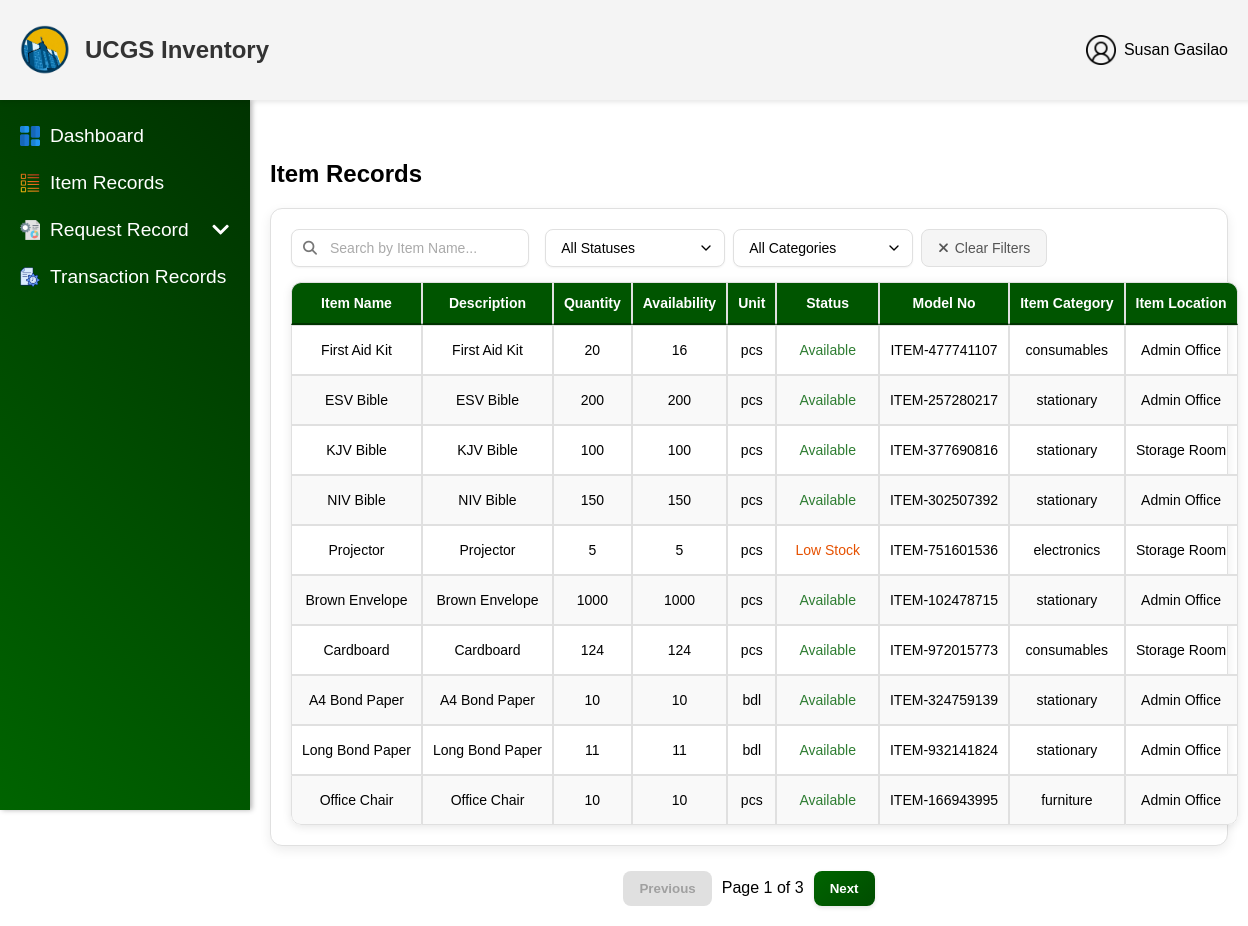
Page /user/UserItemRecords.php (signed in) on the committed database.
### tables this page shows
CREATE TABLE `users` (
  `user_id` int(11) NOT NULL,
  `username` varchar(255) NOT NULL,
  `email` varchar(255) NOT NULL,
  `password` varchar(255) NOT NULL,
  `role` enum('User','Administrator') NOT NULL,
  `ministry` enum('UCM','CWA','CHOIR','PWT','CYF') NOT NULL,
  `status` enum('Active','Deactivated') NOT NULL DEFAULT 'Active',
  `created_at` datetime NOT NULL DEFAULT current_timestamp(),
  `updated_at` datetime DEFAULT NULL ON UPDATE current_timestamp(),
  `deactivation_end` datetime DEFAULT NULL,
  `reset_token` varchar(64) DEFAULT NULL,
  `reset_expires` datetime DEFAULT NULL
);

CREATE TABLE `items` (
  `item_id` int(11) NOT NULL,
  `created_by` int(11) DEFAULT NULL,
  `item_no` varchar(50) NOT NULL,
  `item_name` varchar(255) NOT NULL,
  `description` text DEFAULT NULL,
  `quantity` int(11) NOT NULL,
  `availability` int(11) NOT NULL DEFAULT 0,
  `unit` varchar(10) NOT NULL DEFAULT 'pcs',
  `status` enum('Available','Out of Stock','Low Stock') NOT NULL,
  `model_no` varchar(50) DEFAULT NULL,
  `item_category` varchar(50) NOT NULL DEFAULT '',
  `item_location` varchar(50) DEFAULT NULL,
  `expiration` date DEFAULT NULL,
  `brand` varchar(50) DEFAULT NULL,
  `deleted_at` datetime DEFAULT NULL,
  `last_updated` datetime NOT NULL DEFAULT current_timestamp() ON UPDATE current_timestamp(),
  `created_at` datetime NOT NULL DEFAULT current_timestamp()
);

### user/UserItemRecords.php (the view, shortened to what this page needs)
<?php
include '../config/db_connection.php';
function getCurrentUser($conn) {
    $userId = $_SESSION['user_id'];
    $stmt = $conn->prepare("SELECT username, email FROM users WHERE user_id = ?");
    $stmt->bind_param("i", $userId);
    $stmt->execute();
    $result = $stmt->get_result();
    $user = $result->fetch_assoc();
    return $user ?: ['username' => 'User', 'email' => ''];
}
$currentUser = getCurrentUser($conn);
$accountName = htmlspecialchars($currentUser['username'] ?? 'User');
$searchTerm = $_GET['search'] ?? '';
$itemsPerPage = 10;
$page = isset($_GET['page']) && filter_var($_GET['page'], FILTER_VALIDATE_INT) ? (int)$_GET['page'] : 1;
$page = max($page, 1);
$baseQuery = "FROM items WHERE deleted_at IS NULL";
$params = [];
$types = '';
$totalItemsQuery = "SELECT COUNT(*) as total $baseQuery";
$stmt = $conn->prepare($totalItemsQuery);
$stmt->execute();
$totalItemsResult = $stmt->get_result();
$totalItemsRow = $totalItemsResult->fetch_assoc();
$totalItems = $totalItemsRow['total'] ?? 0;
$totalPages = ceil($totalItems / $itemsPerPage);
$offset = ($page - 1) * $itemsPerPage;
$itemsQuery = "SELECT
    item_name,
    description,
    quantity,
    availability,
    unit,
    CASE
        WHEN availability = 0 THEN 'Out of Stock'
        WHEN availability <= 5 THEN 'Low Stock'
        ELSE 'Available'
    END as status,
    created_at,
    last_updated,
    model_no,
    item_category,
    item_location
    $baseQuery
    ORDER BY last_updated DESC
    LIMIT ?, ?";
$stmt = $conn->prepare($itemsQuery);
if (!empty($params)) {
    $allParams = array_merge($params, [$offset, $itemsPerPage]);
    $allTypes = $types . 'ii';
    $stmt->bind_param($allTypes, ...$allParams);
} else {
    $stmt->bind_param("ii", $offset, $itemsPerPage);
}
$stmt->execute();
$result = $stmt->get_result();
$items = $result->fetch_all(MYSQLI_ASSOC);
?>
<!DOCTYPE html>
<html lang="en">
<head>
    <link rel="stylesheet" href="../css/UserItmRecords.css">
    <link rel="stylesheet" href="https://cdnjs.cloudflare.com/ajax/libs/font-awesome/6.5.1/css/all.min.css">
</head>
<body>
<header class="header">
        <div class="header-content">
            <div class="left-side">
                <img src="../assets/img/Logo.png" alt="UCGS Inventory Logo" class="logo">
                <span class="website-name">UCGS Inventory</span>
            </div>
            <div class="right-side">
                <div class="user">
                    <img src="../assets/img/users.png" alt="User profile" class="icon" id="userIcon">
                    <span class="user-text"><?php echo htmlspecialchars($accountName); ?></span>
                </div>
            </div>
        </div>
    </header>
    <aside class="sidebar">
        <ul>
            <li><a href="Userdashboard.php"><img src="../assets/img/dashboards.png" alt="Dashboard Icon" class="sidebar-icon"> Dashboard</a></li>
            <li><a href="UserItemRecords.php"><img src="../assets/img/list-items.png" alt="Items Icon" class="sidebar-icon"> Item Records</a></li>
            <li class="dropdown">
                <a href="#" class="dropdown-btn">
                    <img src="../assets/img/request-for-proposal.png" alt="Request Icon" class="sidebar-icon">
                    <span class="text">Request Record</span>
                </a>
            </li>
            <li><a href="UserTransaction.php"><img src="../assets/img/time-management.png" alt="Reports Icon" class="sidebar-icon">Transaction Records</a></li>
        </ul>
    </aside>
        <div class="main-content">
        <div class="table-container">
            <h2>Item Records</h2>
            <div class="filter-container">
    <div class="left-filters">
        <form id="filter-form" method="GET" action="UserItemRecords.php">
            <div class="top-filters">
                <div class="form-group search-wrapper">
                    <input type="text" id="search-box" name="search" placeholder="Search by Item Name..."
                           value="<?php echo htmlspecialchars($searchTerm); ?>" autocomplete="off">  <br>
                <div class="form-group">
                    <select class="filter-select" name="status" id="status-filter">
                        <option value="">All Statuses</option>
                    </select>
                </div>
                <div class="form-group">
                    <select class="filter-select" name="category" id="category-filter">
                        <option value="">All Categories</option>
                    </select>
                </div>
                <div class="form-group">
                    <button type="button" id="clear-filters-btn" class="clear-filters-btn">
                        <i class="fas fa-times"></i> Clear Filters
                    </button>
                </div>
            </div>
            </div>
        </form>
    </div>
            <table class="item-table">
                <thead>
                    <tr>
                        <th>Item Name</th>
                        <th>Description</th>
                        <th>Quantity</th>
                        <th>Availability</th>
                        <th>Unit</th>
                        <th>Status</th>
                        <th>Model No</th>
                        <th>Item Category</th>
                        <th>Item Location</th>
                    </tr>
                </thead>
                <tbody>
                    <?php if (!empty($items)): ?>
                        <?php foreach ($items as $row): ?>
                            <tr>
                                <td><?= htmlspecialchars($row['item_name']); ?></td>
                                <td><?= htmlspecialchars($row['description']); ?></td>
                                <td><?= htmlspecialchars($row['quantity']); ?></td>
                                <td><?= htmlspecialchars($row['availability']); ?></td>
                                <td><?= htmlspecialchars($row['unit']); ?></td>
                                <td>
                                    <span class="status-badge status-<?php
                                        echo strtolower(str_replace(' ', '-', htmlspecialchars($row['status'])));
                                    ?>">
                                        <?php echo htmlspecialchars($row['status']); ?>
                                    </span>
                                </td>
                                <td><?= htmlspecialchars($row['model_no']); ?></td>
                                <td><?= htmlspecialchars($row['item_category']); ?></td>
                                <td><?= htmlspecialchars($row['item_location']); ?></td>
                            </tr>
                        <?php endforeach; ?>
                    <?php else: ?>
                        <tr>
                            <td colspan="10" style="text-align: center;">No records found.</td>
                        </tr>
                    <?php endif; ?>
                </tbody>
            </table>
        </div>
            <?php if ($totalPages > 1): ?>
                <div class="pagination">
                    <button onclick="changePage(<?php echo max(1, $page - 1); ?>)" <?php echo ($page <= 1) ? 'disabled' : ''; ?>>Previous</button>
                    <span>Page <?php echo $page; ?> of <?php echo $totalPages; ?></span>
                    <button onclick="changePage(<?php echo min($totalPages, $page + 1); ?>)" <?php echo ($page >= $totalPages) ? 'disabled' : ''; ?>>Next</button>
                </div>
            <?php endif; ?>
    </div>
</body>
</html>

### rows in the picture
users: username "Susan Gasilao"
items: item_name "First Aid Kit", description "First Aid Kit", quantity "20", availability "16", unit "pcs", status "Available", model_no "ITEM-477741107", item_category "consumables", item_location "Admin Office"
items: item_name "ESV Bible", description "ESV Bible", quantity "200", availability "200", unit "pcs", status "Available", model_no "ITEM-257280217", item_category "stationary", item_location "Admin Office"
items: item_name "KJV Bible", description "KJV Bible", quantity "100", availability "100", unit "pcs", status "Available", model_no "ITEM-377690816", item_category "stationary", item_location "Storage Room"
items: item_name "NIV Bible", description "NIV Bible", quantity "150", availability "150", unit "pcs", status "Available", model_no "ITEM-302507392", item_category "stationary", item_location "Admin Office"
items: item_name "Projector", description "Projector", quantity "5", availability "5", unit "pcs", status "Low Stock", model_no "ITEM-751601536", item_category "electronics", item_location "Storage Room"
items: item_name "Brown Envelope", description "Brown Envelope", quantity "1000", availability "1000", unit "pcs", status "Available", model_no "ITEM-102478715", item_category "stationary", item_location "Admin Office"
items: item_name "Cardboard", description "Cardboard", quantity "124", availability "124", unit "pcs", status "Available", model_no "ITEM-972015773", item_category "consumables", item_location "Storage Room"
items: item_name "A4 Bond Paper", description "A4 Bond Paper", quantity "10", availability "10", unit "bdl", status "Available", model_no "ITEM-324759139", item_category "stationary", item_location "Admin Office"
items: item_name "Long Bond Paper", description "Long Bond Paper", quantity "11", availability "11", unit "bdl", status "Available", model_no "ITEM-932141824", item_category "stationary", item_location "Admin Office"
items: item_name "Office Chair", description "Office Chair", quantity "10", availability "10", unit "pcs", status "Available", model_no "ITEM-166943995", item_category "furniture", item_location "Admin Office"

### other values in the picture
$page "1"
$totalPages "3"
